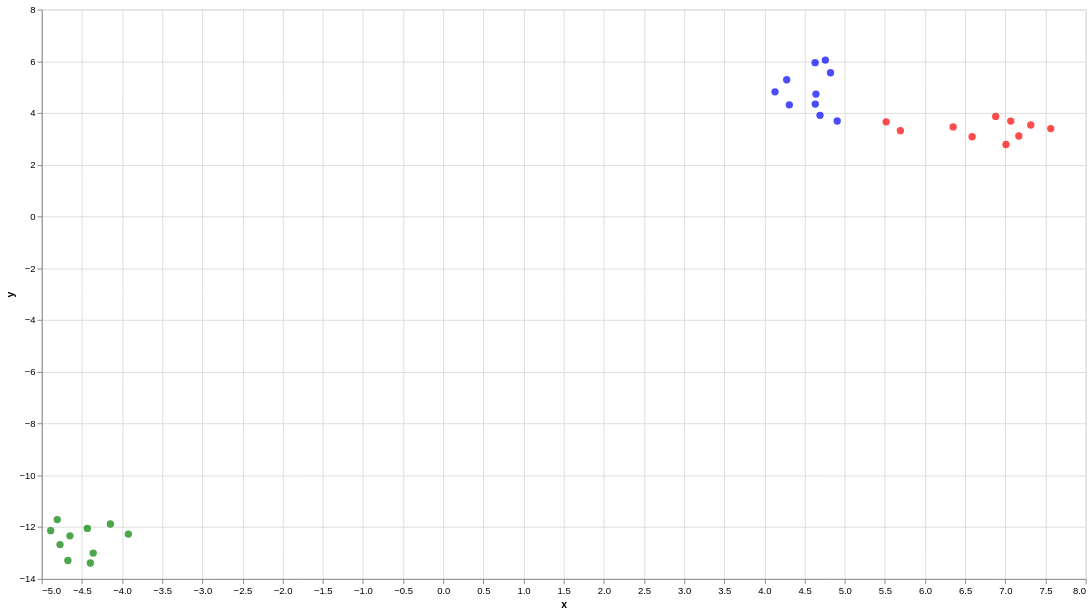

Write notebook code for a chart like this one.
### Code cell
# now we can plot the embeddings
chart  = plot_embeddings(sentences, embeddings)
chart.interactive()

# Remember we are using umap-learn not umap
#pip uninstall umap
#pip install umap-learn

### Figure 1 — Vega-Lite specification as saved in the notebook (floating-point values rounded to 4 significant figures)
{"config": {"view": {"continuousWidth": 300, "continuousHeight": 300}}, "data": {"name": "data-7b9cf077fe46f64ba78f0568cd554bd6"}, "mark": {"type": "circle", "size": 60}, "encoding": {"color": {"field": "color", "scale": null, "type": "nominal"}, "tooltip": [{"field": "text", "type": "nominal"}], "x": {"field": "x", "type": "quantitative"}, "y": {"field": "y", "type": "quantitative"}}, "height": 600, "params": [{"name": "param_2", "select": {"type": "interval", "encodings": ["x", "y"]}, "bind": "scales"}], "width": 1100, "$schema": "https://vega.github.io/schema/vega-lite/v5.20.1.json", "datasets": {"data-7b9cf077fe46f64ba78f0568cd554bd6": [{"x": 4.277, "y": 5.287, "text": "I planted a maple tree in the backyard.", "color": "blue"}, {"x": 4.823, "y": 5.554, "text": "The tree provides shade during hot summer days.", "color": "blue"}, {"x": 4.131, "y": 4.818, "text": "We sat under the old oak tree.", "color": "blue"}, {"x": 4.631, "y": 5.945, "text": "The tree blossoms in the spring.", "color": "blue"}, {"x": 4.758, "y": 6.044, "text": "The apple tree bears fruit every autumn.", "color": "blue"}, {"x": 4.641, "y": 4.731, "text": "The tree's roots were deep in the ground.", "color": "blue"}, {"x": 4.906, "y": 3.691, "text": "The tree's leaves turned yellow and fell off.", "color": "blue"}, {"x": 4.633, "y": 4.344, "text": "The pine tree stood tall in the forest.", "color": "blue"}, {"x": 4.31, "y": 4.317, "text": "The willow tree hung over the pond.", "color": "blue"}, {"x": 4.692, "y": 3.909, "text": "The tree was cut down to make room for new construction.", "color": "blue"}, {"x": 7.168, "y": 3.111, "text": "The binary tree is a fundamental data structure in computer science.", "color": "red"}, {"x": 6.586, "y": 3.082, "text": "Each node in the tree stores a piece of data.", "color": "red"}, {"x": 7.067, "y": 3.687, "text": "The tree structure allows efficient search and sort operations.", "color": "red"}, {"x": 6.88, "y": 3.87, "text": "The tree is traversed in a pre-order, in-order, or post-order manner.", "color": "red"}, {"x": 7.565, "y": 3.399, "text": "A balanced binary tree offers optimal performance.", "color": "red"}, {"x": 5.516, "y": 3.66, "text": "The tree's root node has no parent.", "color": "red"}, {"x": 6.35, "y": 3.462, "text": "Each node in the tree has a link to its parent and children.", "color": "red"}, {"x": 5.693, "y": 3.317, "text": "The tree's leaf nodes have no children.", "color": "red"}, {"x": 7.008, "y": 2.783, "text": "A tree in computer science is not necessarily rooted.", "color": "red"}, {"x": 7.316, "y": 3.537, "text": "The tree algorithm was implemented recursively.", "color": "red"}, {"x": -4.807, "y": -11.71, "text": "My family tree traces back to the 16th century.", "color": "green"}, {"x": -4.649, "y": -12.34, "text": "I am researching my family tree.", "color": "green"}, {"x": -3.922, "y": -12.27, "text": "My family tree has branches all over the world.", "color": "green"}, {"x": -4.674, "y": -13.29, "text": "The family tree shows our genealogy.", "color": "green"}, {"x": -4.889, "y": -12.14, "text": "I found an interesting ancestor in our family tree.", "color": "green"}, {"x": -4.146, "y": -11.88, "text": "My family tree is quite complex.", "color": "green"}, {"x": -4.773, "y": -12.67, "text": "Our family tree includes several notable individuals.", "color": "green"}, {"x": -4.359, "y": -13.0, "text": "The family tree reveals our heritage.", "color": "green"}, {"x": -4.432, "y": -12.05, "text": "I discovered distant relatives through the family tree.", "color": "green"}, {"x": -4.395, "y": -13.38, "text": "The family tree helps us understand our roots.", "color": "green"}]}}
